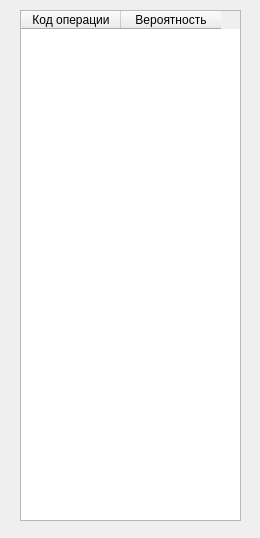
<?xml version="1.0" encoding="UTF-8"?>
<ui version="4.0">
 <class>Form</class>
 <widget class="QWidget" name="Form">
  <property name="geometry">
   <rect>
    <x>0</x>
    <y>0</y>
    <width>260</width>
    <height>538</height>
   </rect>
  </property>
  <property name="windowTitle">
   <string>Вероятности</string>
  </property>
  <widget class="QTableWidget" name="tableWidget">
   <property name="geometry">
    <rect>
     <x>20</x>
     <y>10</y>
     <width>221</width>
     <height>511</height>
    </rect>
   </property>
   <column>
    <property name="text">
     <string>Код операции</string>
    </property>
   </column>
   <column>
    <property name="text">
     <string>Вероятность</string>
    </property>
   </column>
  </widget>
 </widget>
 <resources/>
 <connections/>
</ui>
